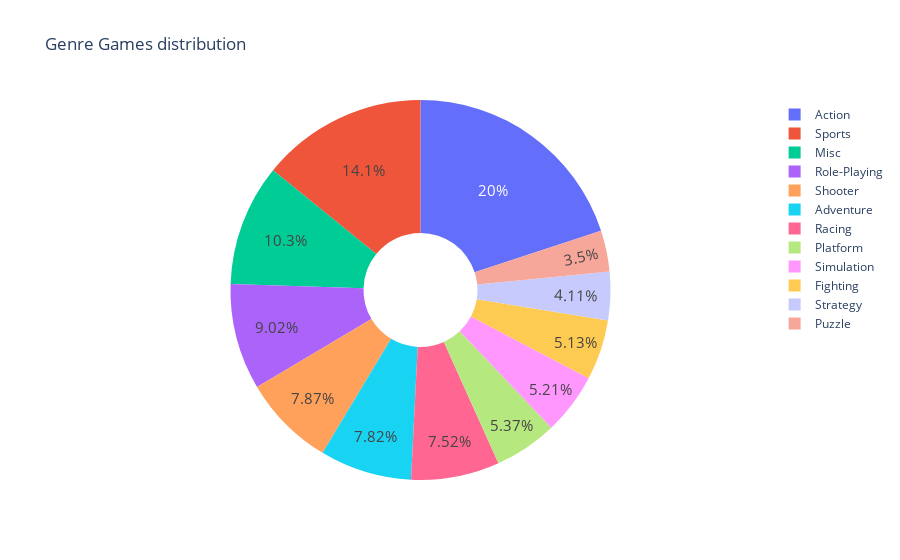

Notebook source saved alongside this figure:
### Markdown cell above
First of all we should do grouping by genre, and count the number of appearances in dataset , so we can plot it on the graph .

### Code cell
fig = go.Figure([go.Pie(labels=genresandgames['Genre'], 
                        values=genresandgames['Name'],
                        hole=0.3)])  
fig.update_traces( textinfo='percent', textfont_size=15)
fig.update_layout(title="Genre Games distribution")
fig.show()

### Figure 1 — Plotly figure (JSON) as saved in the notebook; plotly's stock layout.template omitted (floating-point values rounded to 4 significant figures)
{"data": [{"hole": 0.3, "labels": ["Action", "Sports", "Misc", "Role-Playing", "Shooter", "Adventure", "Racing", "Platform", "Simulation", "Fighting", "Strategy", "Puzzle"], "textfont": {"size": 15}, "textinfo": "percent", "type": "pie", "values": [3251, 2304, 1686, 1470, 1282, 1274, 1225, 875, 848, 836, 670, 570]}], "layout": {"title": {"text": "Genre Games distribution"}}}
